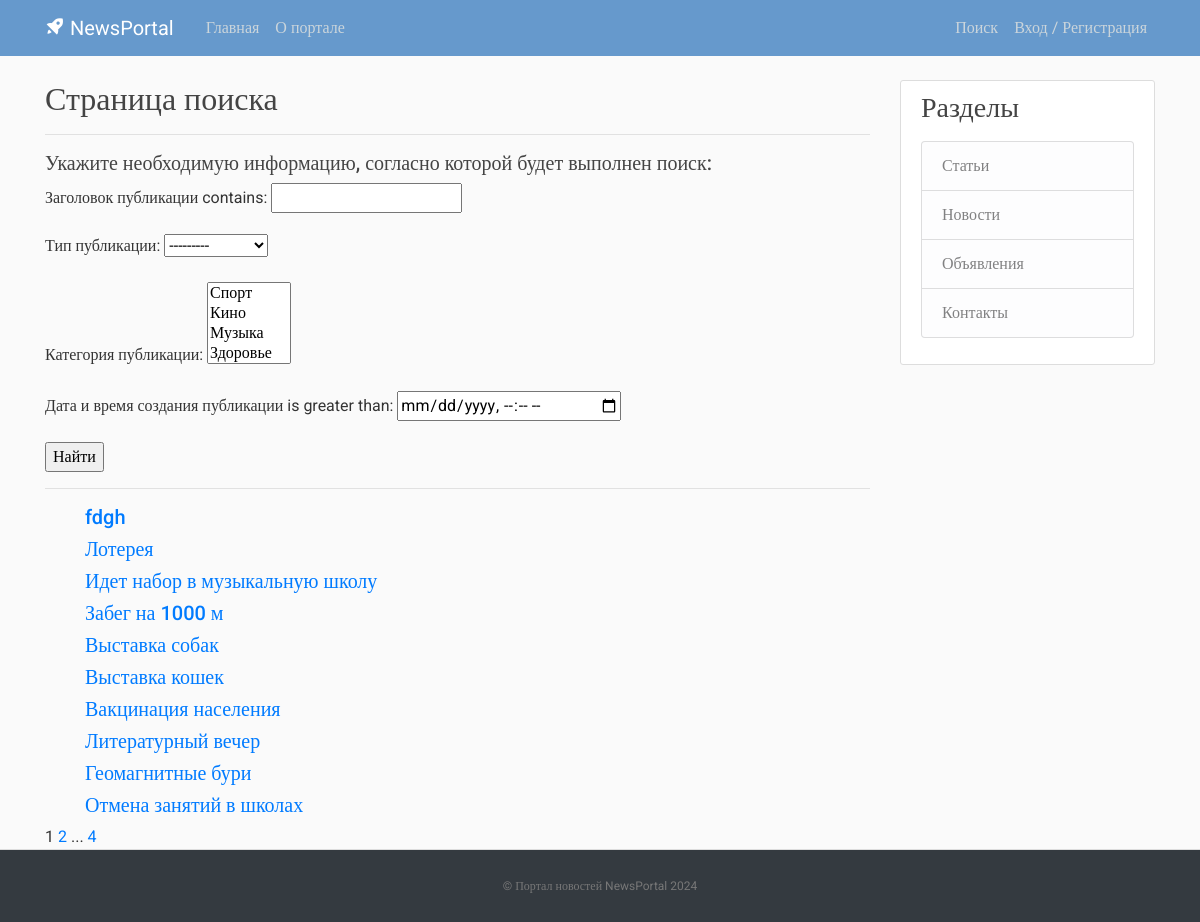
/search/, run on an earlier commit of the app's database.
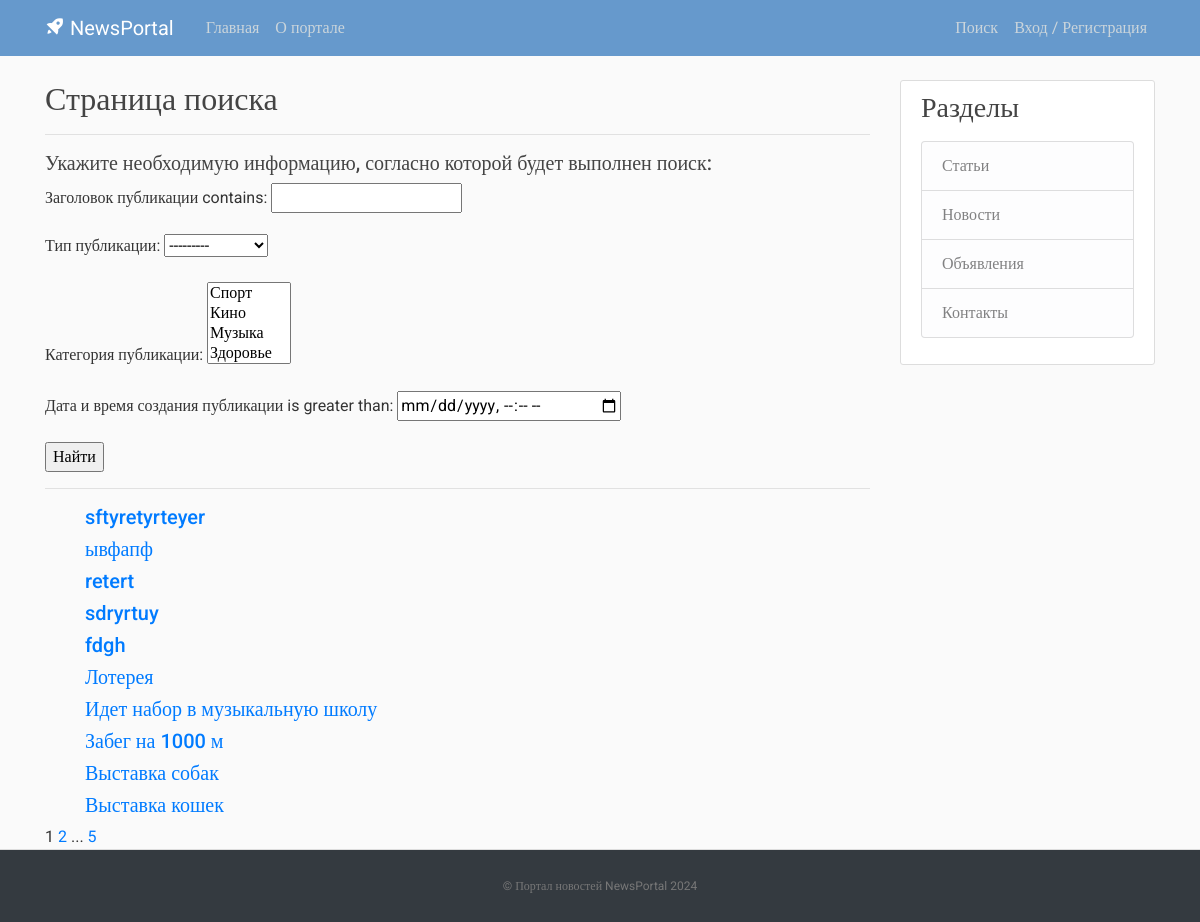
And on a later commit of the database.
### post/models.py (models this page shows, shortened)
class Post(models.Model):
    NEWS = 'NW'
    ARTICLE = 'AR'
    NOTIFICATION = 'NT'
    CATEGORY_CHOICES = (
        (NEWS, 'Новость'),
        (ARTICLE, 'Статья'),
        (NOTIFICATION, 'Объявление'),
    )
    categoryType = models.CharField(max_length=2, choices=CATEGORY_CHOICES, default=ARTICLE, verbose_name='Тип публикации')
    dateCreation = models.DateTimeField(default=timezone.now, verbose_name='Дата и время создания публикации')
    title = models.CharField(max_length=128, verbose_name='Заголовок публикации')
    text = models.TextField(verbose_name='Текст публикации')
    rating = models.SmallIntegerField(default=0, verbose_name='Рейтинг публикации')
    author = models.ForeignKey(Author, on_delete=models.CASCADE, verbose_name='Автор публикации')
    category = models.ManyToManyField(Category, verbose_name='Категория публикации')
    class Meta:
        ordering = ['-dateCreation',]
        verbose_name = 'Публикация'
        verbose_name_plural = 'Публикации'

### post/views.py (the view)
# urls.py: path('search/', views.PostSearch.as_view(), name='post_search'),
class PostSearch(ListView):
    model = Post
    template_name = 'flatpages/search.html'
    context_object_name = 'search'
    filterset_class = PostFilter
    ordering = '-dateCreation'
    paginate_by = 10
    def get_queryset(self):
        queryset = super().get_queryset()
        self.filterset = PostFilter(self.request.GET, queryset)
        return self.filterset.qs
    def get_context_data(self, **kwargs):
        context = super().get_context_data(**kwargs)
        context['filterset'] = self.filterset
        return context

### post/models.py (called while the page is built)
    def __str__(self):
        return self.name

### post/templatetags/custom_tags.py (called while the page is built)
@register.simple_tag(takes_context=True)
def url_replace(context, **kwargs):
   d = context['request'].GET.copy()
   for k, v in kwargs.items():
       d[k] = v
   return d.urlencode()

### templates/flatpages/search.html (shortened to what this page needs)
{% extends 'flatpages/default.html' %}
{% load censor %}
{% load custom_tags %}
{% block content %}
<h2> Страница поиска </h2>
<hr>
<h5> Укажите необходимую информацию, согласно которой будет выполнен поиск: </h5>
    <form action="" method="get">
        {{ filterset.form.as_p }}
        <input type="submit" value="Найти" />
    </form>
<hr />
    <ul>
        {% for post in search %}
            <h5><a href="{% url 'post_detail' post.id %}">{{ post.title|censor_w }}</a></h5>
        {% empty %}
            <h3>Ничего не найдено</h3>
        {% endfor %}
    </ul>
   {{ page_obj.number }}
   {% if page_obj.has_next %}
       <a href="?{% url_replace page=page_obj.next_page_number %}">{{ page_obj.next_page_number }}</a>
       {% if paginator.num_pages != page_obj.next_page_number %}
           ...
           <a href="?{% url_replace page=page_obj.paginator.num_pages %}">{{ page_obj.paginator.num_pages }}</a>
       {% endif %}
   {% endif %}
{% endblock content %}

What changed in the data, as far as the page shows it:
no longer on this page (row unchanged): Post: title|censor_w "Вакцинация населения"
no longer on this page (row unchanged): Post: title|censor_w "Литературный вечер"
no longer on this page (row unchanged): Post: title|censor_w "Геомагнитные бури"
no longer on this page (row unchanged): Post: title|censor_w "Отмена занятий в школах"
added Post: title|censor_w "sftyretyrteyer"
added Post: title|censor_w "ывфапф"
added Post: title|censor_w "retert"
added Post: title|censor_w "sdryrtuy"
Also different on the page:
{{ page_obj.paginator.num_pages }}: "4" → "5"
